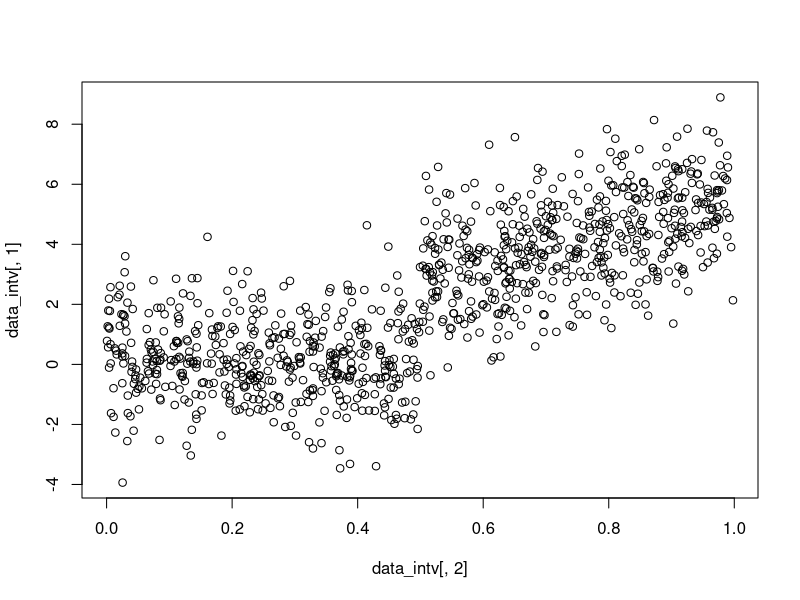
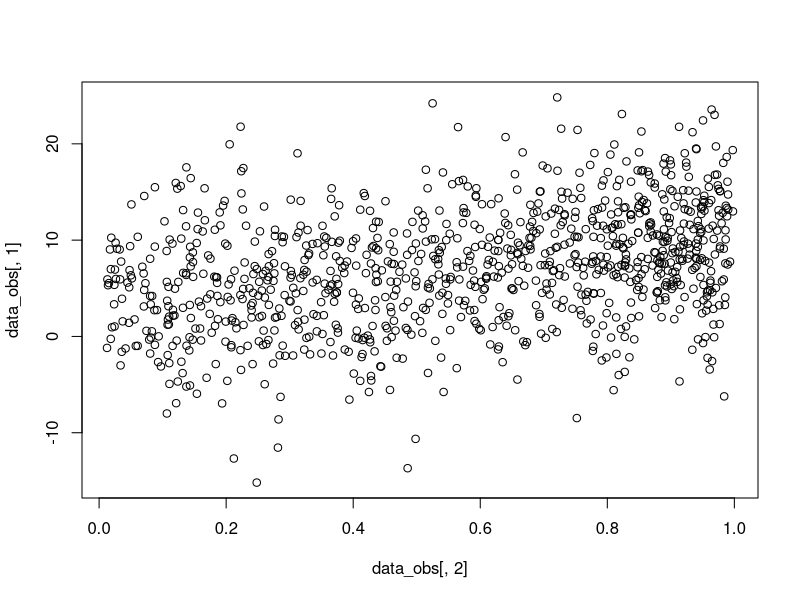
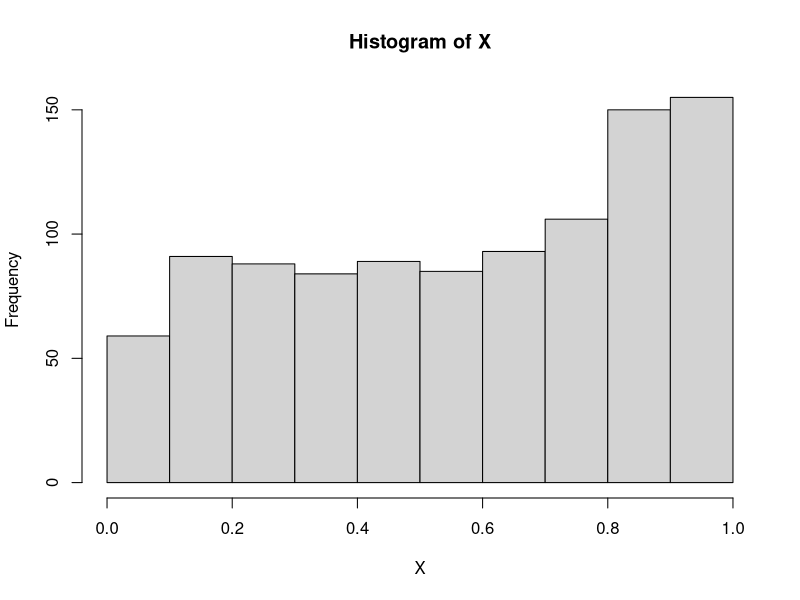

Write R code to recreate these figures, in order.
# Note that we are considering the case G = {(X <- Z -> Y),(X -> Y)}, 
# where Z is a confounding variable of X and Y. 

# Loading necessary document 
library(MASS)
library(car)

# Step 0. Setting
## Set random seed for reproducibility. 
set.seed(1)

## Configuration for data generation 
N = 1000 # Number of data points 
D = 5 # Dimension of the confounding variable Z 

# Step 1. Generate Z 
## In here, Z is D-dimensional multivariate normal random variable. 
fZ = function(D,N){
  mu = 1*rnorm(D) # Set mu random. 
  sigma = replicate(D, abs(rnorm(D))) + 2*diag(D) # Set sigma random. 
  Z = mvrnorm(N, mu, sigma) # Generate N numbers of D-dimensional multivariate normal random variable.
  return(Z)
}

# Step 2. Generate X 
## In here, X such that Z -> X. 
## Specifically, X = round( exp(Bx * Z) / exp(Bx * Z) + 1 )
fX = function(D,N,Z){
  Bx = -1*(abs(rnorm(D) + rgamma(D,1,1))) # Coefficient of Z. 
  X = +0.5*matrix(Z,ncol=D) %*% matrix(Bx,ncol=1) - 0.1
  X = exp(X)/(exp(X)+1) # Note X is continuous ranged from [0,1]
  X = round(X,5)
  return(X)
}


# Step 3. Generate Y
## Observational Y such that (X,Z) -> Y
fY = function(D,N, Z,X){
  Byz = -1*(rnorm(D))
  Byx = 1*(rgamma(1,3,3))
  part1 = (matrix(Z,ncol=D) %*% matrix(Byz,ncol=1))
  part2 = 2*(X>0.5)-1
  Y = part1 + 3*part2*X + 2*X
  return(Y)
}

Z = fZ(D,N)
X = fX(D,N,Z)
Y = fY(D,N,Z,X)
data_obs = data.frame(cbind(Y,X,Z)) # Observational 

X_intv = runif(N)
Y_intv = fY(D,N,Z,X_intv)
data_intv = data.frame(cbind(Y_intv,X_intv,Z))

plot(data_intv[,2],data_intv[,1])
plot(data_obs[,2],data_obs[,1])
hist(X)
